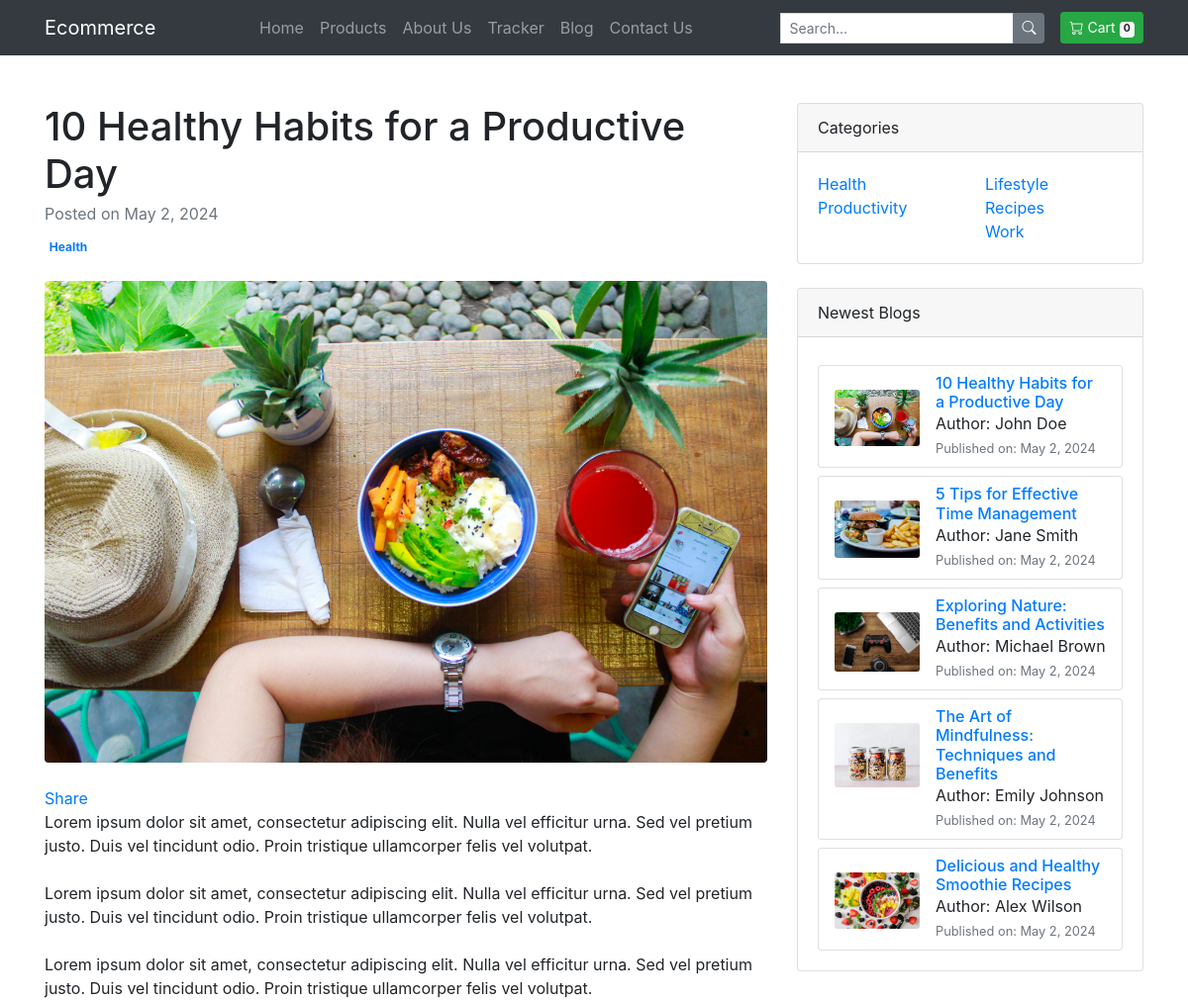
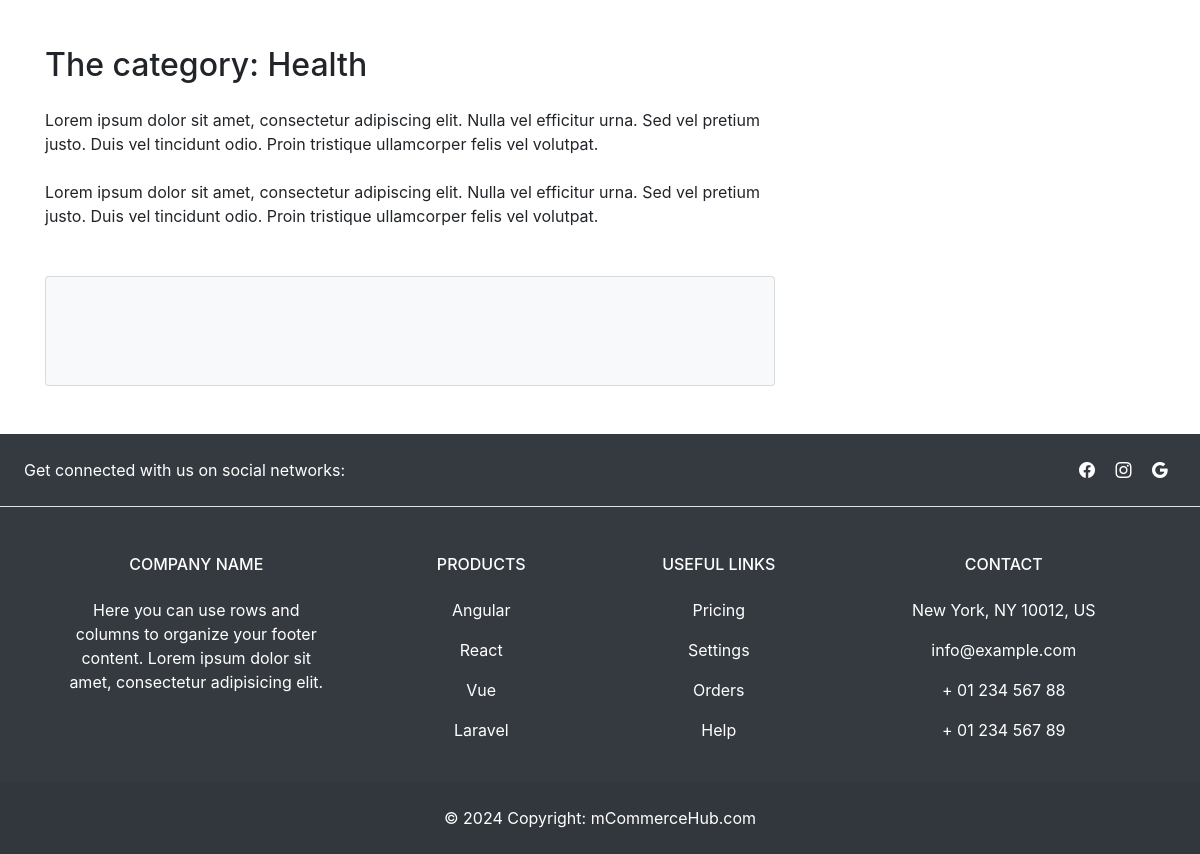
The page /blog/6/ on the database its author committed (2 pictures, top to bottom).
### blog/models.py (models this page shows, shortened)
class Blog(models.Model):
    blog_id = models.AutoField(primary_key=True)
    title = models.CharField(max_length=300,default="")
    content = models.TextField()
    category = models.CharField(max_length=50, default="")
    subcategory = models.CharField(max_length=50, default="")
    published_date = models.DateField()
    thumbnail = models.ImageField(upload_to="blog/images", default="")
    author_name = models.CharField(max_length=200,default="")
    author_image = models.ImageField(upload_to="blog/images", default="")

### blog/views.py (the view)
# urls.py: path('<int:blog_id>/', views.blogview, name='blog_view'),
def blogview(request, blog_id):
    try:
        categories = Blog.objects.values_list('category', flat=True).distinct()
        newest_blogs = Blog.objects.order_by('-published_date')[:5]
        newest_blogs_market = Blog.objects.order_by('-published_date')[:3]
        blog = Blog.objects.get(pk=blog_id)
        return render(request, "blog/blogview.html", {'blog': blog,'categories': categories,'newest_blogs': newest_blogs,'newest_blogs_market':newest_blogs_market})
    except Blog.DoesNotExist:
        return HttpResponse("Blog not found")

### blog/templates/blog/blogview.html (shortened to what this page needs)
{% extends 'shop/basic.html' %} {% block title %}{{ blog.title }} {% endblock %}
 {% block body %} {% load static%}
<div class="container mt-5">
  <div class="row">
    <div class="col-lg-8">
      <article>
        <header class="mb-4">
          <h1 class="fw-bolder mb-1">{{ blog.title }}</h1>
          <div class="text-muted fst-italic mb-2">
            Posted on {{ blog.published_date }}
          </div>
          <a class="badge text-decoration-none link-light" href="#!"
            >{{ blog.category }}</a
          >
        </header>
        <figure class="mb-4">
          <img
            class="img-fluid rounded"
            src="{{ blog.thumbnail.url }}"
            alt="{{ blog.title }}"
          />
        </figure>
        <div
          class="fb-share-button"
          data-href="http://127.0.0.1:8000/blog/{{ blog.blog_id }}/"
          data-layout=""
          data-size=""
        >
          <a
            target="_blank"
            href="https://www.facebook.com/sharer/sharer.php?u=http%3A%2F%2F127.0.0.1%3A8000%2Fblog%2F10%2F&amp;src=sdkpreparse"
            class="fb-xfbml-parse-ignore"
            >Share</a
          >
        </div>
        <section class="mb-5">
          <p class="fs-5 mb-4">{{ blog.content }}</p>
          <p class="fs-5 mb-4">{{ blog.content }}</p>
          <p class="fs-5 mb-4">{{ blog.content }}</p>
          <h2 class="fw-bolder mb-4 mt-5">The category: {{ blog.category }}</h2>
          <p class="fs-5 mb-4">{{ blog.content }}</p>
          <p class="fs-5 mb-4">{{ blog.content }}</p>
        </section>
      </article>
      <section class="mb-5">
        <div class="card bg-light align-items-center justify-content-center" style="padding-top: 20px;">
          <div class="card-body">
          </div>
        </div>
      </section>
    </div>
    <div class="col-lg-4">
      <div class="card mb-4">
        <div class="card-header">Categories</div>
        <div class="card-body">
          <div class="row">
            <div class="col-sm-6">
              <ul class="list-unstyled mb-0">
                {% for category in categories|slice:":2" %}
                <li><a href="#">{{ category }}</a></li>
                {% endfor %}
              </ul>
            </div>
            <div class="col-sm-6">
              <ul class="list-unstyled mb-0">
                {% for category in categories|slice:"2:" %}
                <li><a href="#">{{ category }}</a></li>
                {% endfor %}
              </ul>
            </div>
          </div>
        </div>
      </div>
      <div class="card mb-4">
        <div class="card-header">Newest Blogs</div>
        <div class="card-body">
          {% if newest_blogs %} {% for newest_blog in newest_blogs %}
          <div class="card mt-2">
            <div class="row no-gutters">
              <div class="col-md-4 pt-4 pl-3">
                <img
                  src="{{ newest_blog.thumbnail.url }}"
                  class="card-img"
                  alt="Blog Image"
                />
              </div>
              <div class="col-md-8">
                <div class="card-body pr-3 pl-3 pt-2 pb-2">
                  <h6 class="card-title mb-0">
                    <a href="{% url 'blog_view' blog_id=newest_blog.pk %}"
                      >{{ newest_blog.title }}</a
                    >
                  </h6>
                  <p class="card-text mb-0">
                    Author: {{ newest_blog.author_name }}
                  </p>
                  <p class="card-text mb-0">
                    <small class="text-muted"
                      >Published on: {{ newest_blog.published_date }}</small
                    >
                  </p>
                </div>
              </div>
            </div>
          </div>
          {% endfor %} {% else %}
          <p>No newest blogs available.</p>
          {% endif %}
        </div>
      </div>
    </div>
  </div>
</div>
{%endblock%}

### rows shown on the page
Blog: title "10 Healthy Habits for a Productive Day", published_date "May 2, 2024", category "Health", thumbnail (picture), content "Lorem ipsum dolor sit amet, consectetur adipiscing elit. Nulla vel efficitur urna. Sed vel pretium justo. Duis vel tincidunt odio. Proin tristique ullamcorper felis vel volutpat.", author_name "John Doe"
Blog: thumbnail (picture), title "5 Tips for Effective Time Management", author_name "Jane Smith", published_date "May 2, 2024"
Blog: thumbnail (picture), title "Exploring Nature: Benefits and Activities", author_name "Michael Brown", published_date "May 2, 2024"
Blog: thumbnail (picture), title "The Art of Mindfulness: Techniques and Benefits", author_name "Emily Johnson", published_date "May 2, 2024"
Blog: thumbnail (picture), title "Delicious and Healthy Smoothie Recipes", author_name "Alex Wilson", published_date "May 2, 2024"

### other values the page prints
{{ category }} "Health" "Productivity"
{{ category }} "Lifestyle" "Recipes" "Work"
